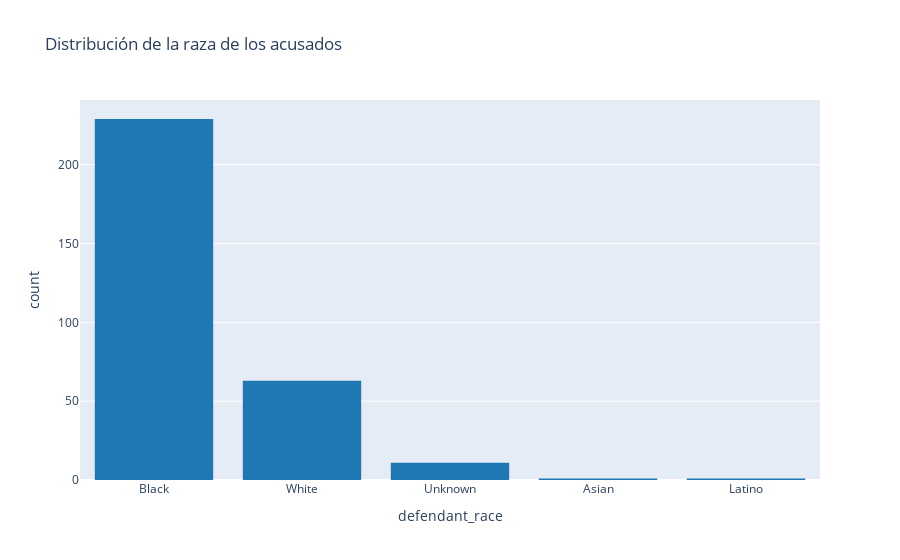

Notebook code for this chart:
### Code cell
import plotly.express as px

fig = px.histogram(data_trials, x="defendant_race", title="Distribución de la raza de los acusados", color_discrete_sequence=['#1f77b4'])
fig.show()

### Figure 1 — Plotly figure (JSON) as saved in the notebook; plotly's stock layout.template omitted (floating-point values rounded to 4 significant figures; data arrays with more than 128 entries replaced by an {"elided": "..."} marker saying what was removed)
{"data": [{"alignmentgroup": "True", "bingroup": "x", "hovertemplate": "defendant_race=%{x}<br>count=%{y}<extra></extra>", "legendgroup": "", "marker": {"color": "#1f77b4"}, "name": "", "offsetgroup": "", "orientation": "v", "showlegend": false, "type": "histogram", "x": {"elided": "305 str values"}, "xaxis": "x", "yaxis": "y"}], "layout": {"barmode": "relative", "legend": {"tracegroupgap": 0}, "title": {"text": "Distribución de la raza de los acusados"}, "xaxis": {"anchor": "y", "domain": [0, 1], "title": {"text": "defendant_race"}}, "yaxis": {"anchor": "x", "domain": [0, 1], "title": {"text": "count"}}}}
